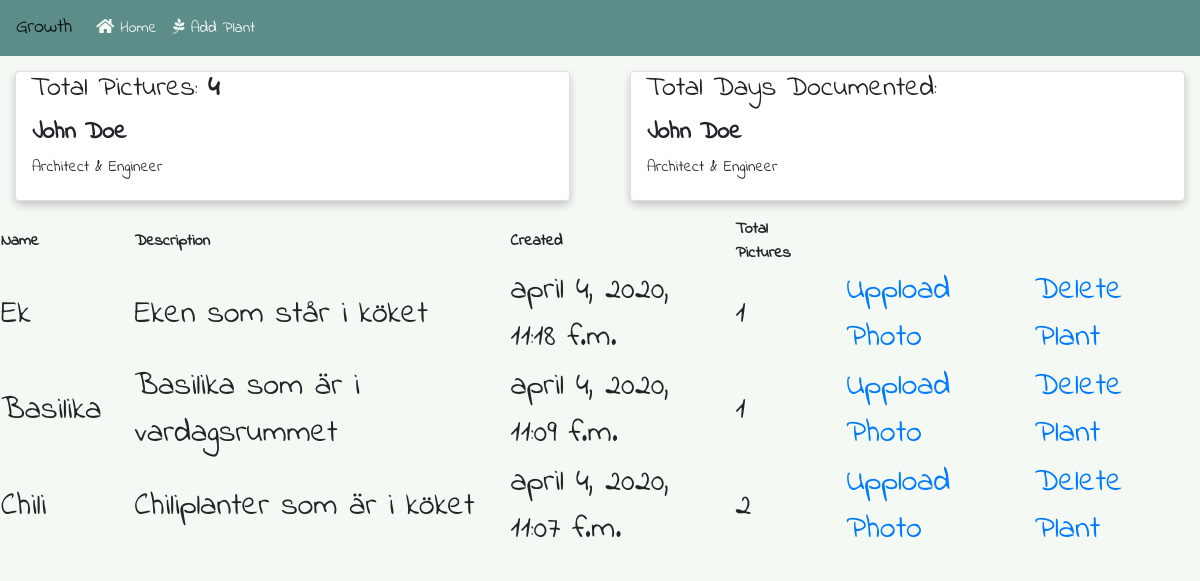
Page /loggedin/ (signed in) on the earlier database version.
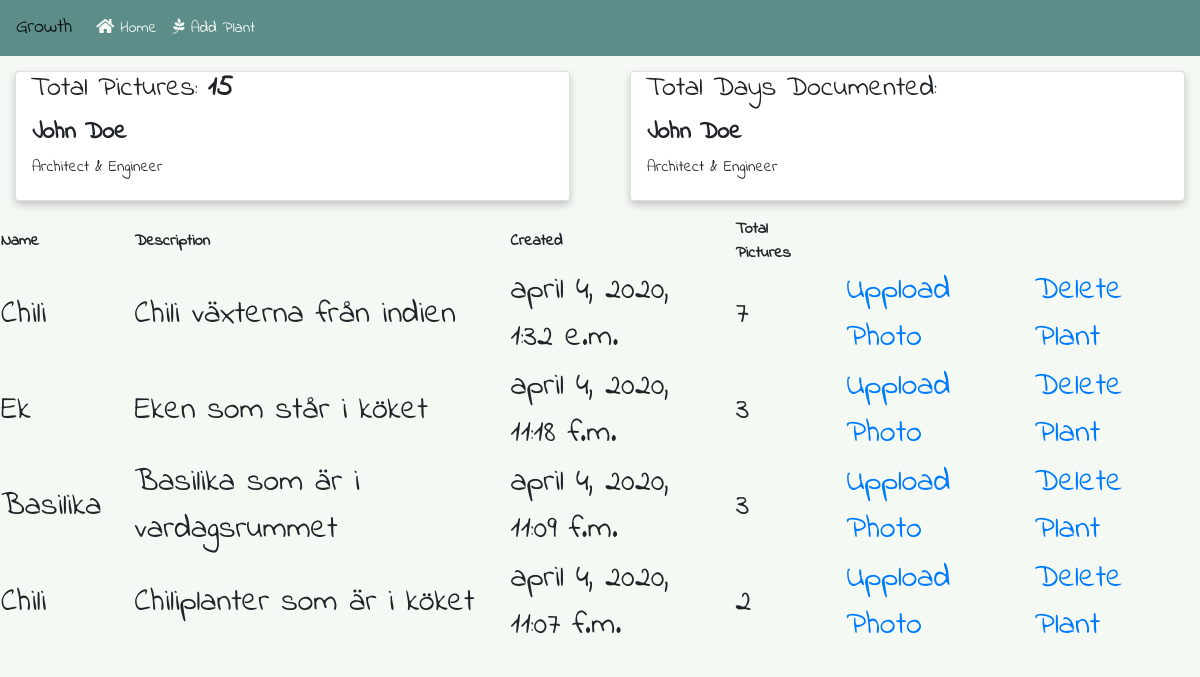
Same page on the later database version.
### core/models.py (models this page shows)
class Plant(models.Model):
    user = models.ForeignKey(User, on_delete=models.CASCADE)
    name = models.CharField(max_length=60)
    description = models.CharField(max_length=200)
    created_at = models.DateTimeField(auto_now_add=True)
    total_pictures = models.IntegerField()

### core/views.py (the view)
# urls.py: path('loggedin/',views.LoggedIn.as_view(),name='loggedin'),
class LoggedIn(LoginRequiredMixin,TemplateView):
    template_name = 'login_index.html'
    def get_context_data(self, *args, **kwargs):
        ctx = super().get_context_data(
            *args, **kwargs)
        user_id = self.request.user.id
        get_plants = Plant.objects.filter(user_id=user_id).order_by('-created_at')
        get_total_plants = (Plant.objects
            .filter(user_id=user_id)
            .aggregate(the_sum=Sum('total_pictures')))
        ctx['get_plants'] = get_plants
        ctx['get_total_plants'] = get_total_plants
        return ctx

### core/templates/login_index.html (shortened to what this page needs)
{% extends 'base_admin.html' %}
{% block content %}
<div class="row">
    <div class="col-lg">
        <div class="card">
            <h3>Total Pictures: <b>{{get_total_plants.the_sum}}</b></h3>
            <div class="container">
                <h4><b>John Doe</b></h4>
                <p>Architect & Engineer</p>
            </div>
        </div>
    </div>
    <div class="col-lg">
        <div class="card">
            <h3>Total Days Documented: </h3>
            <div class="container">
                <h4><b>John Doe</b></h4>
                <p>Architect & Engineer</p>
            </div>
        </div>
    </div>
</div>
<div style="overflow-x:auto; margin:auto; text-align: auto;">
    <table style="text-align: auto;">
        <tr>
            <th>Name</th>
            <th>Description</th>
            <th>Created</th>
            <th>Total Pictures</th>
        </tr>
        {% for plant in get_plants %}
        <tr>
            <td>{{plant.name}}</td>
            <td>{{plant.description}}</td>
            <td>{{plant.created_at}}</td>
            <td>{{plant.total_pictures}}</td>
            <td><a href="{% url 'core:upload_photo' plant.id %}">Uppload Photo</a></td>
            <td><a href="{% url 'core:delete_plant' plant.id %}">Delete Plant</a></td>
        </tr>
        {% endfor %}
    </table>
</div>
{% endblock content %}

Differences in the rows shown:
added Plant: name "Chili", description "Chili växterna från indien", created_at "april 4, 2020, 1:32 e.m.", total_pictures "7"
changed Plant "Ek": total_pictures "1" → "3"
changed Plant "Basilika": total_pictures "1" → "3"
Other differences:
{{ get_total_plants.the_sum }}: "4" → "15"
